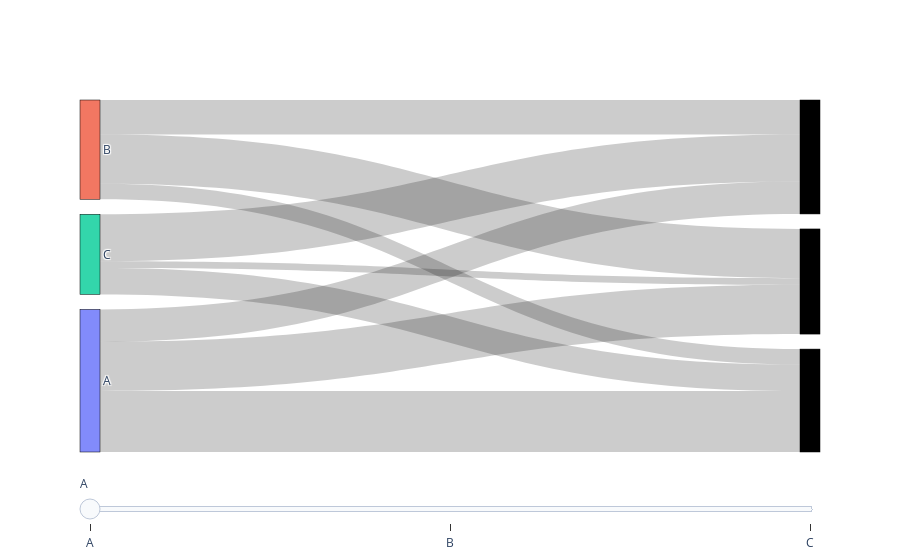

Source (notebook cell):
### Code cell
import pandas as pd
import plotly.graph_objects as go
import plotly.offline as pyo
import plotly.tools as tls
from plotly.subplots import make_subplots
import numpy as np

# Create sample data
np.random.seed(0)
df = pd.DataFrame({'Category': ['A', 'A', 'A', 'B', 'B', 'B', 'C', 'C', 'C'],
                   'Value': np.random.randint(0, 100, 9)})

# Create initial Sankey diagram
fig = go.Figure(data=[go.Sankey(
    node=dict(
        pad=15,
        thickness=20,
        line=dict(color='black', width=0.5),
        label=df['Category'].unique()
    ),
    link=dict(
        source=[0, 1, 2, 0, 1, 2, 0, 1, 2],
        target=[3, 3, 3, 4, 4, 4, 5, 5, 5],
        value=df['Value']
    )
)])

# Create the slider
slider_steps = []
for i, category in enumerate(df['Category'].unique()):
    mask = df['Category'] == category
    filtered_values = df.loc[mask, 'Value']
    slider_step = dict(
        method='restyle',
        label=category,
        args=[{'link.value': [filtered_values.tolist()]}],
    )
    slider_steps.append(slider_step)

sliders = [dict(
    active=0,
    # pad={"t": 50},
    steps=slider_steps
)]

# Add slider to the layout
fig.update_layout(sliders=sliders)

# Show the plot
fig.show()

### Figure 1 — Plotly figure (JSON) as saved in the notebook; plotly's stock layout.template omitted (floating-point values rounded to 4 significant figures)
{"data": [{"link": {"source": [0, 1, 2, 0, 1, 2, 0, 1, 2], "target": [3, 3, 3, 4, 4, 4, 5, 5, 5], "value": [44, 47, 64, 67, 67, 9, 83, 21, 36]}, "node": {"label": ["A", "B", "C"], "line": {"color": "black", "width": 0.5}, "pad": 15, "thickness": 20}, "type": "sankey"}], "layout": {"sliders": [{"active": 0, "steps": [{"args": [{"link.value": [[44, 47, 64]]}], "label": "A", "method": "restyle"}, {"args": [{"link.value": [[67, 67, 9]]}], "label": "B", "method": "restyle"}, {"args": [{"link.value": [[83, 21, 36]]}], "label": "C", "method": "restyle"}]}]}}
